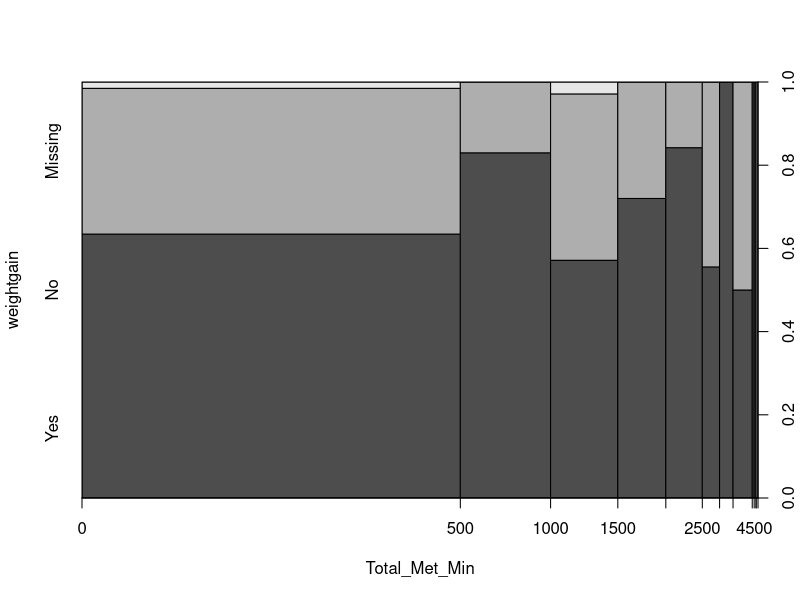
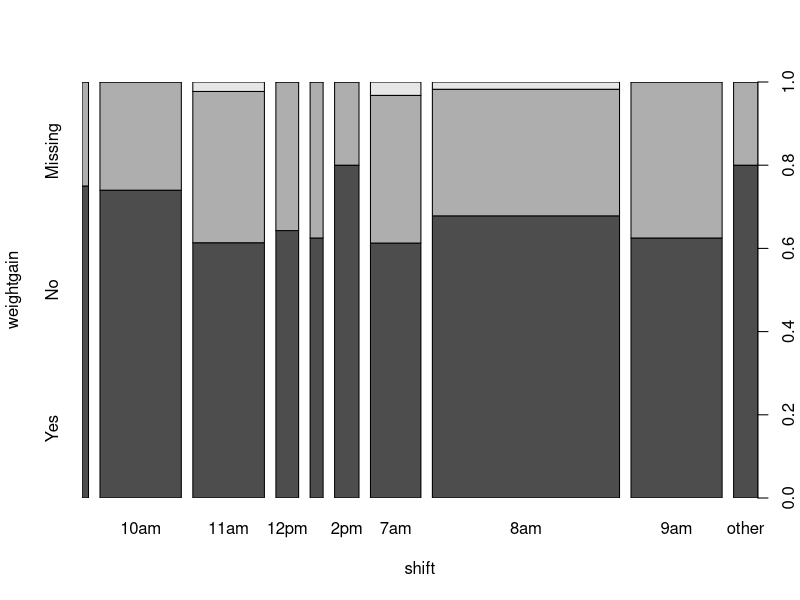
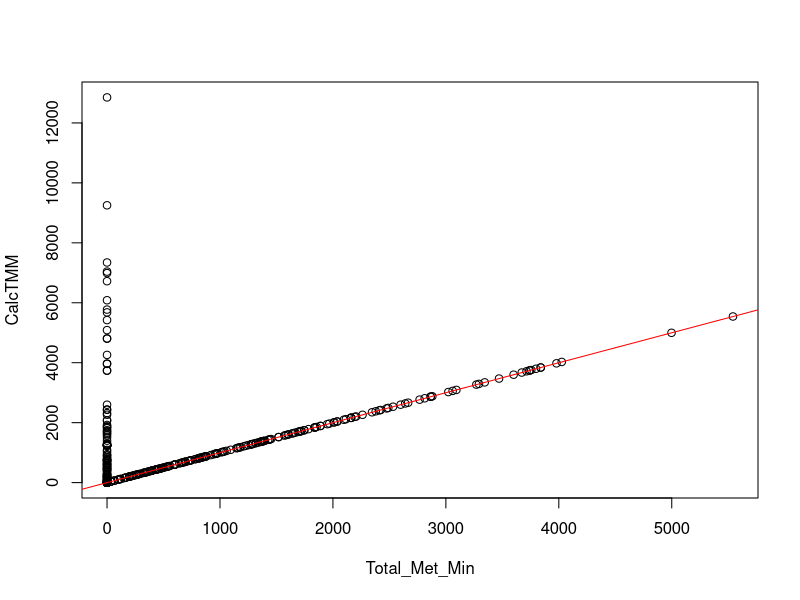
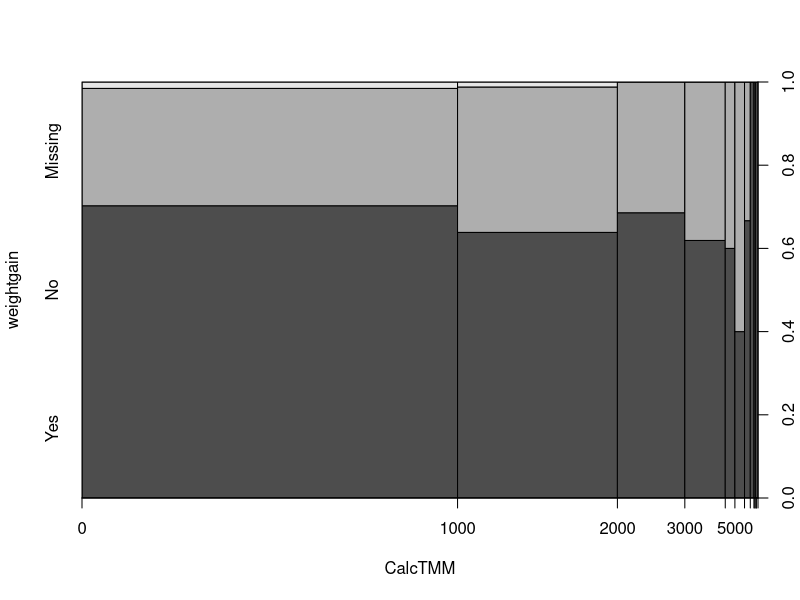
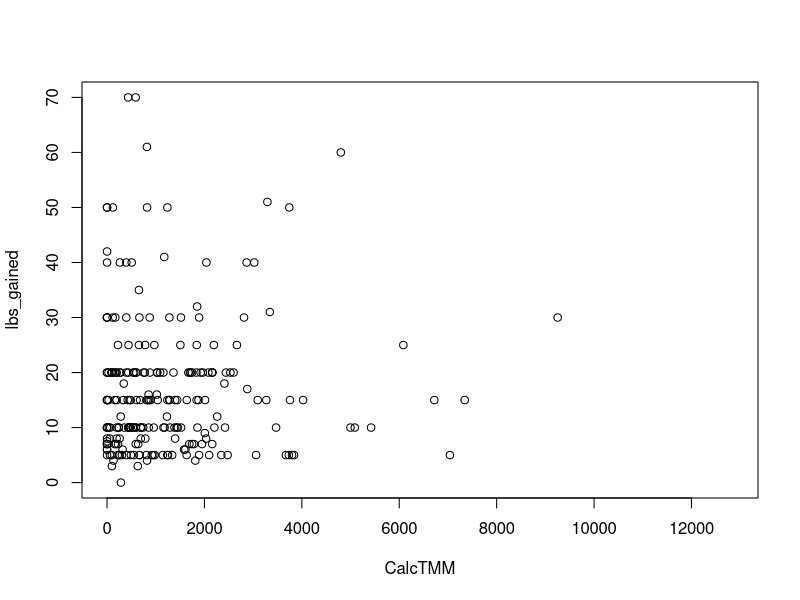
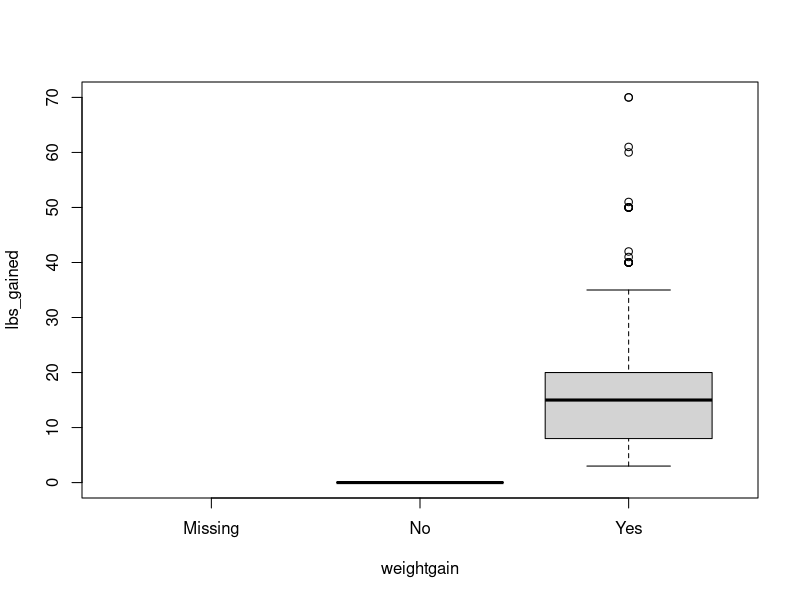
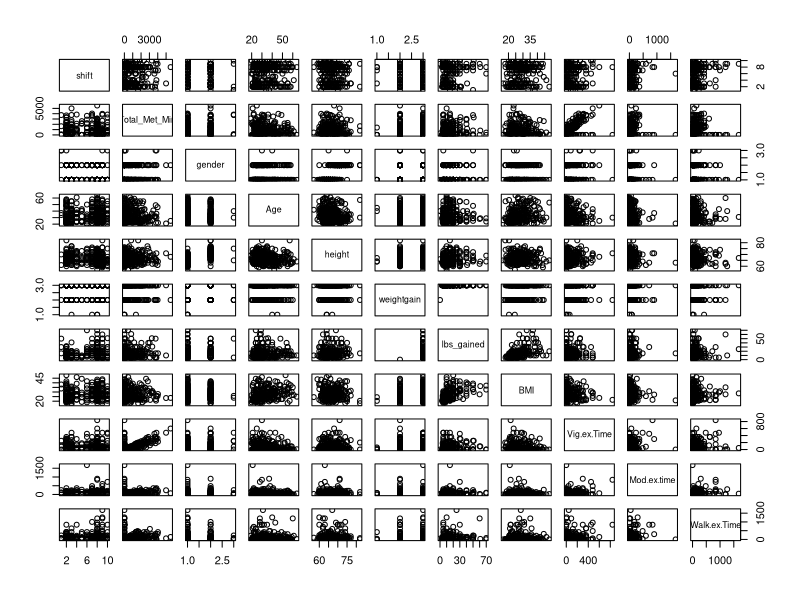
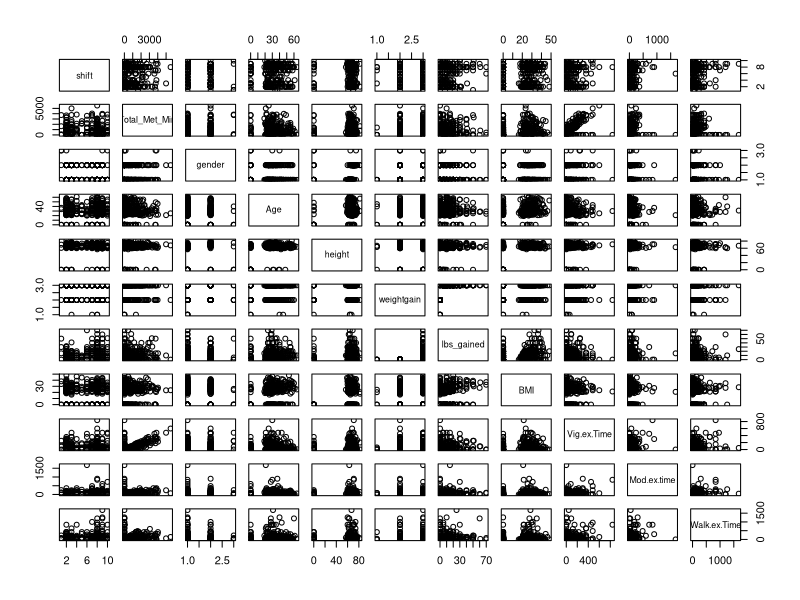

These charts were generated, in order, by the following R code:
## ---- chunk 1
knitr::opts_chunk$set(echo = TRUE)
## ---- chunk 2
yellow <- c('shift','Total_Met_Min')
orange <- c('gender', 'Age', 'height', 'weightgain', 'lbs_gained', 'BMI', 'Vig.ex.Time', 'Mod.ex.time', 'Walk.ex.Time')
## ---- chunk 3
metrics.dat <- read.csv('Practicum 1 Data.csv',header=TRUE)
metrics.dat <- metrics.dat[!is.na(metrics.dat$Snumber),]
## ---- chunk 4
summary(metrics.dat[,c(yellow,orange)])
## ---- chunk 5
metrics.dat$gender[metrics.dat$gender==''] <- 'Missing'
metrics.dat$weightgain[metrics.dat$weightgain==''] <- 'Missing'
unique(metrics.dat$gender)
unique(metrics.dat$weightgain)
## ---- chunk 6
metrics.dat$shift <- factor(metrics.dat$shift)
metrics.dat$gender <- factor(metrics.dat$gender)
metrics.dat$weightgain <- factor(metrics.dat$weightgain)
## ---- chunk 7
metrics.dat$Total_Met_Min[is.na(metrics.dat$Total_Met_Min)] <- 0
plot(weightgain ~ Total_Met_Min,data=metrics.dat)
plot(weightgain ~ shift,data=metrics.dat)
## ---- chunk 8
metrics.dat$CalcTMM <- with(metrics.dat, 8*Vig.ex.Time + 4*Mod.ex.time + 3.3*Walk.ex.Time)

plot(CalcTMM ~ Total_Met_Min,data=metrics.dat)
abline(0,1,col='red')
plot(weightgain ~ CalcTMM,data=metrics.dat)
## ---- chunk 9
plot(lbs_gained ~ CalcTMM,data=metrics.dat)
## ---- chunk 10
plot(lbs_gained ~ weightgain,data=metrics.dat)
## ---- chunk 11
pairs(metrics.dat[,c(yellow,orange)])
## ---- chunk 12
metrics.dat[is.na(metrics.dat)] <- 0
## ---- chunk 13
pairs(metrics.dat[,c(yellow,orange)])
